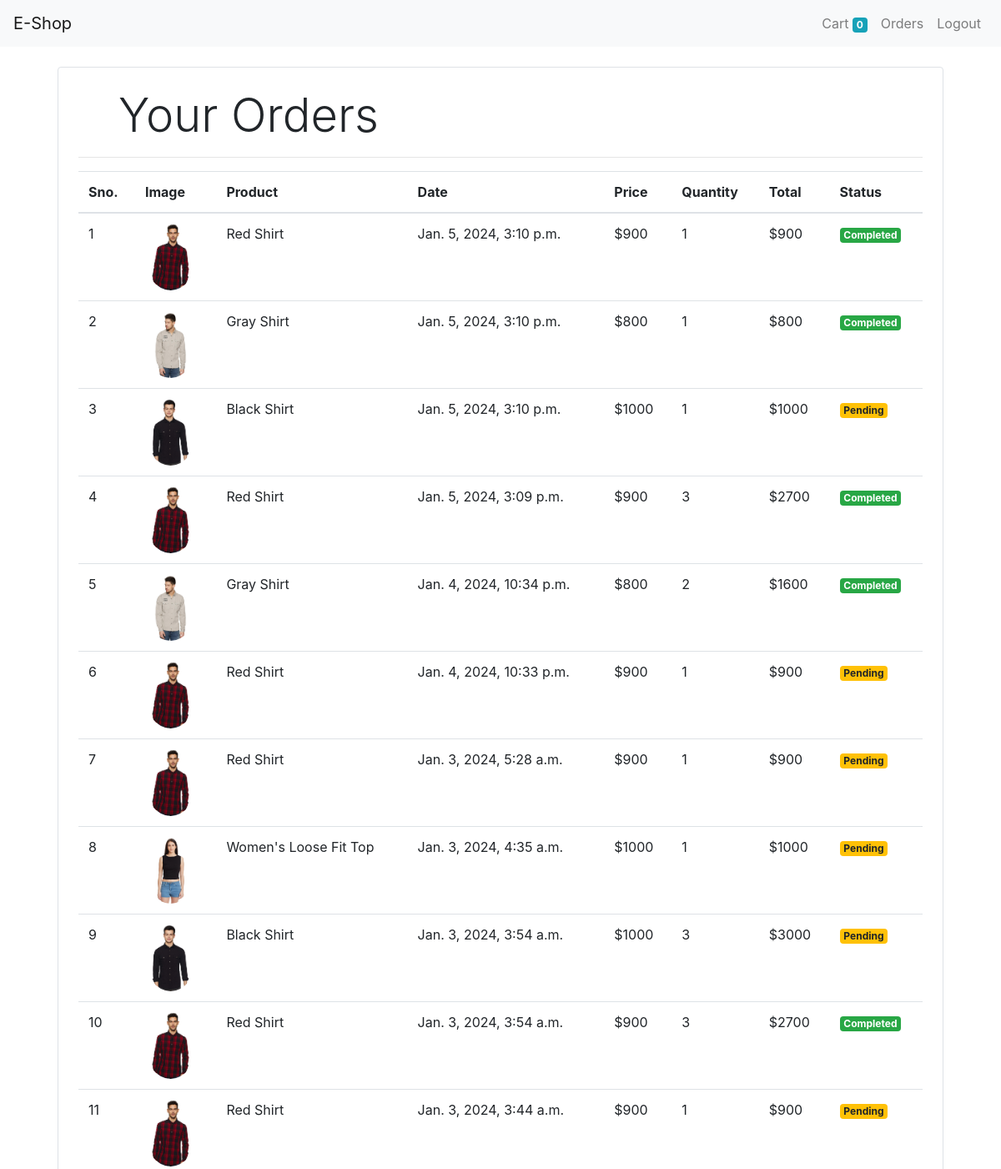
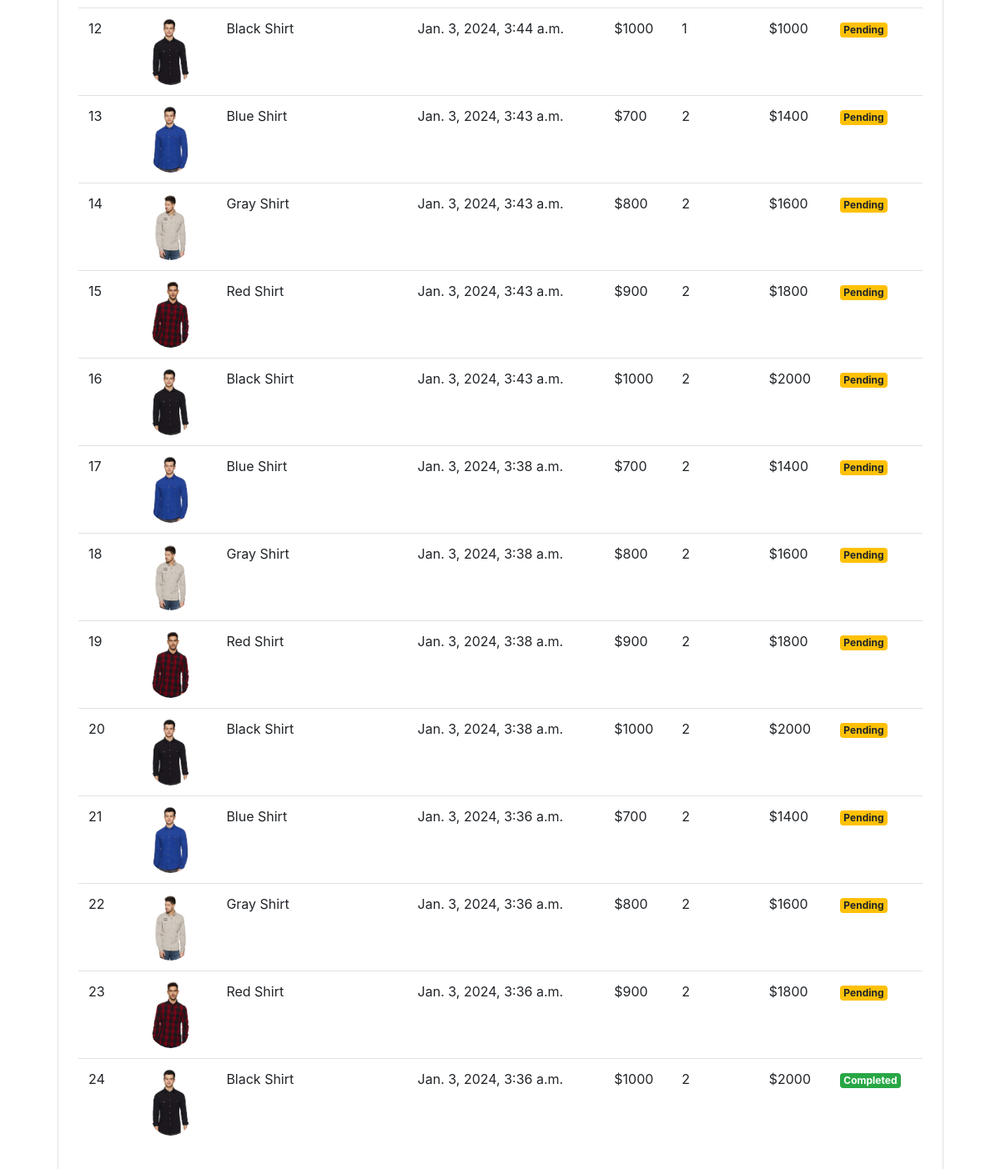
Page /orders (signed in) on the committed database (2 pictures, top to bottom).
### store/models/orders.py (models this page shows, shortened)
class Order(models.Model):
    product = models.ForeignKey(Product, on_delete=models.CASCADE)
    customer = models.ForeignKey(Customer, on_delete=models.CASCADE)
    quantity = models.IntegerField(default=1)
    price = models.IntegerField()
    address = models.CharField(max_length=255, default='',blank=True)
    phone = models.CharField(max_length=12, default='',blank=True)
    date = models.DateTimeField(default=datetime.datetime.today)
    status = models.BooleanField(default=False)
    def __str__(self):
        return f"Order {self.id} - Customer: {self.customer}"
    @staticmethod
    def get_orders_by_customer(customer_id):
        return Order.objects.filter(customer=customer_id).order_by('-date')

### store/models/product.py (models this page shows, shortened)
class Product(models.Model):
    category = models.ForeignKey(Category, on_delete=models.CASCADE)
    name = models.CharField(max_length= 50)
    price = models.IntegerField(default= 0)
    description = models.CharField(max_length=200, default= '', null=True, blank=True)
    image = models.ImageField(upload_to='uploads/products/')

### store/middlewares/auth.py (the view)
    def middleware(request):
        if not request.session.get('customer'):
            return redirect('store:login')
        response = get_response(request)
        return response

### store/models/customer.py (called while the page is built)
    def __str__(self):
        return self.first_name

### store/templatetags/custom_filter.py (called while the page is built)
@register.filter(name='currency')
def currency(number):
    return "$"+str(number)

@register.filter(name='multiply')
def multiply(number, number1):
    return number*number1

### store/views/orders.py (called while the page is built)
    def get(self , request ):
        customer = request.session.get('customer')
        orders = Order.get_orders_by_customer(customer)
        print(orders)
        return render(request , 'orders.html'  , {'orders' : orders})

### store/templates/orders.html
{% extends 'base.html' %}
{% block content %}
{% load cart %}
{% load custom_filter %}
<div class="container">
   <div class="border rounded p-4 m-4">
        <p class="display-4 pl-4 ml-4">Your Orders</p>
        <hr>
        <table class="table">
            <thead>
                <tr>
                    <th>Sno.</th>
                    <th>Image</th>
                    <th>Product</th>
                    <th>Date</th>
                    <th>Price</th>
                    <th>Quantity</th>
                    <th>Total</th>
                    <th>Status</th>
                </tr>
            </thead>
            <tbody>
                {% for order in orders %}
                <tr>
                    <td>{{forloop.counter}}</td>
                    <td><img style="height: 80px;" class="rounded-circle" src="{{order.product.image.url}}" alt=""></td>
                    <td>{{order.product.name}}</td>
                    <td>{{order.date}}</td>
                    <td>{{order.price|currency}}</td>
                    <td>{{order.quantity}}</td>
                    <td>{{order.quantity|multiply:order.price|currency}}</td>
                    {% if order.status %}
                    <td><small class="badge badge-success">Completed</small></td>
                    {%else%}
                    <td><small class="badge badge-warning">Pending</small></td>
                    {% endif %}
                </tr>
                {% endfor %}
            </tbody>
        </table>
   </div>
</div>
{% endblock %}

### rows in the picture
Order: product.image (picture), product.name "Red Shirt", date "Jan. 5, 2024, 3:10 p.m.", price "$900", quantity "1", quantity|multiply "$900", status "Completed"
Order: product.image (picture), product.name "Gray Shirt", date "Jan. 5, 2024, 3:10 p.m.", price "$800", quantity "1", quantity|multiply "$800", status "Completed"
Order: product.image (picture), product.name "Black Shirt", date "Jan. 5, 2024, 3:10 p.m.", price "$1000", quantity "1", quantity|multiply "$1000", status "Pending"
Order: product.image (picture), product.name "Red Shirt", date "Jan. 5, 2024, 3:09 p.m.", price "$900", quantity "3", quantity|multiply "$2700", status "Completed"
Order: product.image (picture), product.name "Gray Shirt", date "Jan. 4, 2024, 10:34 p.m.", price "$800", quantity "2", quantity|multiply "$1600", status "Completed"
Order: product.image (picture), product.name "Red Shirt", date "Jan. 4, 2024, 10:33 p.m.", price "$900", quantity "1", quantity|multiply "$900", status "Pending"
Order: product.image (picture), product.name "Red Shirt", date "Jan. 3, 2024, 5:28 a.m.", price "$900", quantity "1", quantity|multiply "$900", status "Pending"
Order: product.image (picture), product.name "Women's Loose Fit Top", date "Jan. 3, 2024, 4:35 a.m.", price "$1000", quantity "1", quantity|multiply "$1000", status "Pending"
Order: product.image (picture), product.name "Black Shirt", date "Jan. 3, 2024, 3:54 a.m.", price "$1000", quantity "3", quantity|multiply "$3000", status "Pending"
Order: product.image (picture), product.name "Red Shirt", date "Jan. 3, 2024, 3:54 a.m.", price "$900", quantity "3", quantity|multiply "$2700", status "Completed"
Order: product.image (picture), product.name "Red Shirt", date "Jan. 3, 2024, 3:44 a.m.", price "$900", quantity "1", quantity|multiply "$900", status "Pending"
Order: product.image (picture), product.name "Black Shirt", date "Jan. 3, 2024, 3:44 a.m.", price "$1000", quantity "1", quantity|multiply "$1000", status "Pending"
Order: product.image (picture), product.name "Blue Shirt", date "Jan. 3, 2024, 3:43 a.m.", price "$700", quantity "2", quantity|multiply "$1400", status "Pending"
Order: product.image (picture), product.name "Gray Shirt", date "Jan. 3, 2024, 3:43 a.m.", price "$800", quantity "2", quantity|multiply "$1600", status "Pending"
Order: product.image (picture), product.name "Red Shirt", date "Jan. 3, 2024, 3:43 a.m.", price "$900", quantity "2", quantity|multiply "$1800", status "Pending"
Order: product.image (picture), product.name "Black Shirt", date "Jan. 3, 2024, 3:43 a.m.", price "$1000", quantity "2", quantity|multiply "$2000", status "Pending"
Order: product.image (picture), product.name "Blue Shirt", date "Jan. 3, 2024, 3:38 a.m.", price "$700", quantity "2", quantity|multiply "$1400", status "Pending"
Order: product.image (picture), product.name "Gray Shirt", date "Jan. 3, 2024, 3:38 a.m.", price "$800", quantity "2", quantity|multiply "$1600", status "Pending"
Order: product.image (picture), product.name "Red Shirt", date "Jan. 3, 2024, 3:38 a.m.", price "$900", quantity "2", quantity|multiply "$1800", status "Pending"
Order: product.image (picture), product.name "Black Shirt", date "Jan. 3, 2024, 3:38 a.m.", price "$1000", quantity "2", quantity|multiply "$2000", status "Pending"
Order: product.image (picture), product.name "Blue Shirt", date "Jan. 3, 2024, 3:36 a.m.", price "$700", quantity "2", quantity|multiply "$1400", status "Pending"
Order: product.image (picture), product.name "Gray Shirt", date "Jan. 3, 2024, 3:36 a.m.", price "$800", quantity "2", quantity|multiply "$1600", status "Pending"
Order: product.image (picture), product.name "Red Shirt", date "Jan. 3, 2024, 3:36 a.m.", price "$900", quantity "2", quantity|multiply "$1800", status "Pending"
Order: product.image (picture), product.name "Black Shirt", date "Jan. 3, 2024, 3:36 a.m.", price "$1000", quantity "2", quantity|multiply "$2000", status "Completed"

### other values in the picture
{{ request.session.cart.keys|length }} "0"
